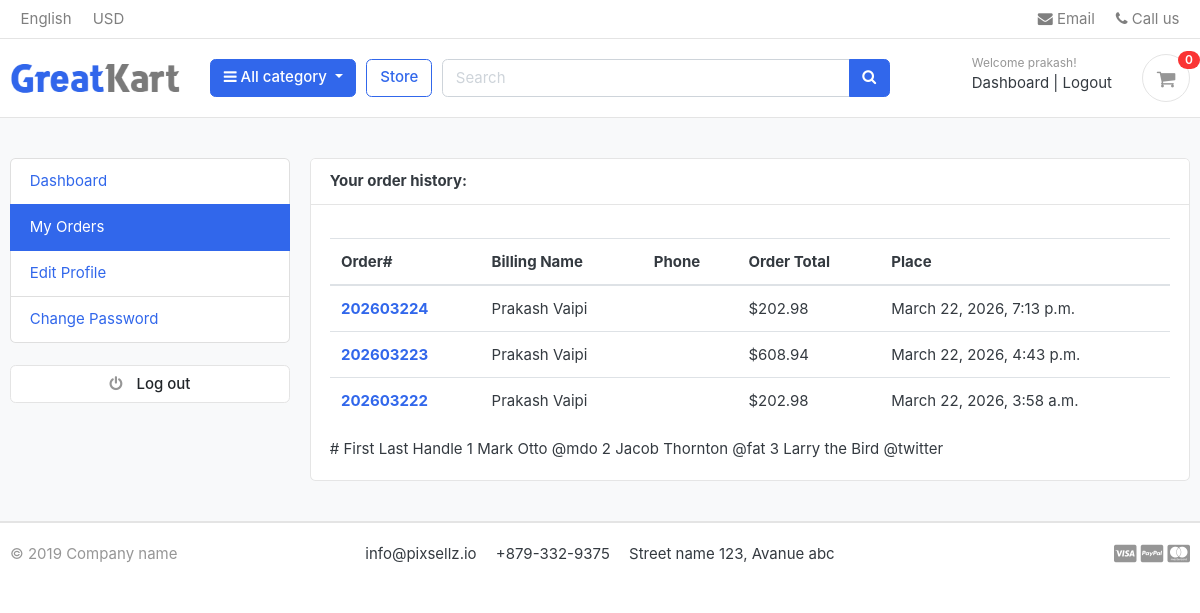
/accounts/my_orders/ (signed in), run on an earlier commit of the app's database.
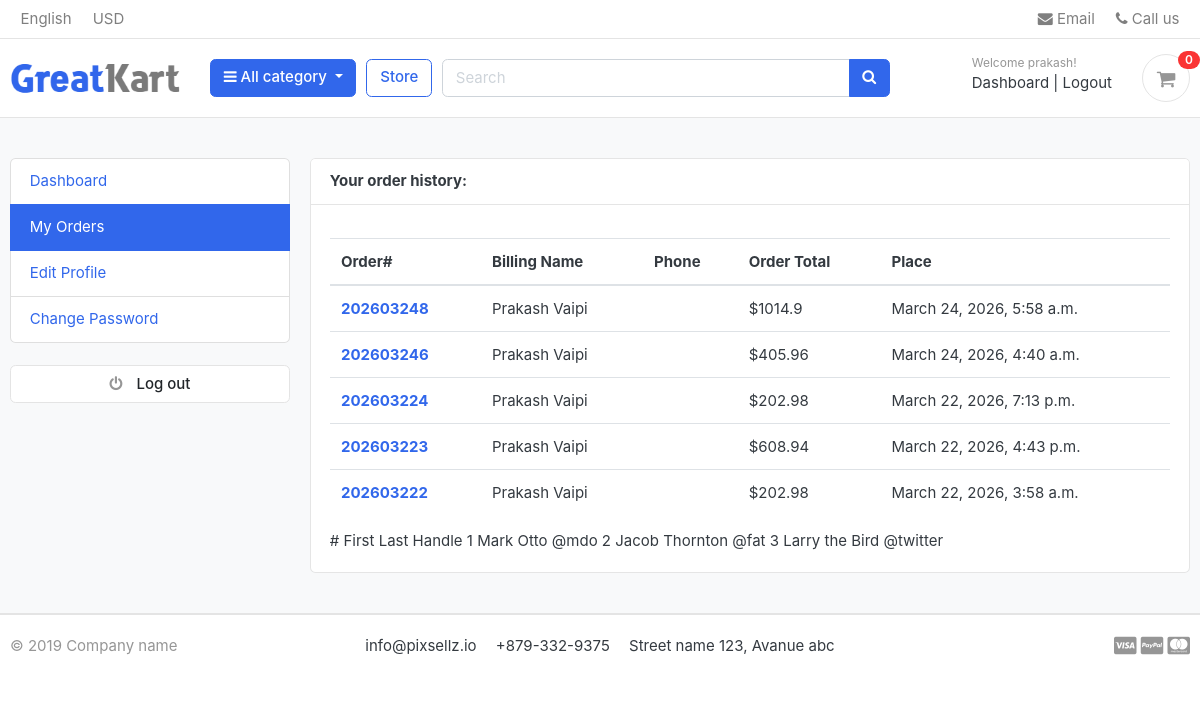
And on a later commit of the database.
### orders/models.py (models this page shows, shortened)
class Order(models.Model):
    STATUS = (
        ('New', 'New'),
        ('Accepted', 'Accepted'),
        ('Completed', 'Completed'),
        ('Cancelled', 'Cancelled'),
    )
    user = models.ForeignKey(Account, on_delete=models.SET_NULL, null=True)
    payment = models.ForeignKey(Payment, on_delete=models.SET_NULL, blank=True, null=True)
    order_number = models.CharField(max_length=20)
    first_name = models.CharField(max_length=50)
    last_name = models.CharField(max_length=50)
    phone = models.CharField(max_length=15)
    email = models.EmailField(max_length=50)
    address_line_1 = models.CharField(max_length=50)
    address_line_2 = models.CharField(max_length=50, blank=True)
    country = models.CharField(max_length=50)
    state = models.CharField(max_length=50)
    city = models.CharField(max_length=50)
    order_note = models.CharField(max_length=100, blank=True)
    order_total = models.FloatField()
    tax = models.FloatField()
    status = models.CharField(max_length=10, choices=STATUS, default='New')
    ip = models.CharField(blank=True, max_length=20)
    is_ordered = models.BooleanField(default=False)
    created_at = models.DateTimeField(auto_now_add=True)
    updated_at = models.DateTimeField(auto_now=True)
    def full_name(self):
        return f'{self.first_name} {self.last_name}'

### accounts/views.py (the view)
# urls.py: path('my_orders/',views.my_orders,name='my_orders'),
def my_orders(request):
    orders = Order.objects.filter(user=request.user, is_ordered=True).order_by('-created_at')
    context= {
        'orders':orders,
    }
    return render(request,'accounts/my_orders.html',context)

### carts/context_processors.py (called while the page is built)
def counters(request):
    cart_count = 0
    if 'admin' in request.path:
        return {}
    else:
        try:
            cart = Cart.objects.filter(cart_id =_cart_id(request))
            if request.user.is_authenticated:
                cart_items = CartItem.objects.all().filter(user= request.user)
            else:
                cart_items = CartItem.objects.all().filter(cart = cart[:1])
            for cart_item in cart_items:
                cart_count += cart_item.quantity
        except Cart.DoesNotExist:
            cart_count = 0
    return dict( cart_count = cart_count )

### carts/views.py (called while the page is built)
def _cart_id(request):
    cart = request.session.session_key
    if not cart:
        cart = request.session.create()
    return cart

### category/context_processors.py (called while the page is built)
def menu_links(request):
    links=Category.objects.all()
    return dict(links =links)

### category/models.py (called while the page is built)
    def get_url(self):
        return reverse('products_by_category', args = [self.slug])

### templates/accounts/my_orders.html (shortened to what this page needs)
{% extends "base.html" %}
{% block content %}
<section class="section-conten padding-y bg">
<div class="container">
	<div class="row">
		{% include 'includes/dashboard_sidebar.html' %}
	<main class="col-md-9">
		<article class="card">
		<header class="card-header">
			<strong class="d-inline-block mr-3">Your order history:</strong>
		</header>
		<div class="card-body">
			<div class="row">
			<div class = "col-md-12">
				<table class="table table-hover">
					<table class="table table-hover">
  <thead>
    <tr>
      <th scope="col">Order#</th>
      <th scope="col">Billing Name</th>
      <th scope="col">Phone</th>
      <th scope="col">Order Total</th>
	  <th scope="col">Place</th>
    </tr>
  </thead>
  <tbody>
	{% for order in orders %}
    <tr>
      <th scope="row"><a href="{% url 'order_detail' order.order_number %}">{{ order.order_number }}</a></th>
      <td>{{order.full_name}}</td>
      <td>{{order.phone_number}}</td>
      <td>${{order.order_total}}</td>
      <td>{{order.created_at}}</td>
    </tr>
	{% endfor %}
  </tbody>
</table>
  <thead>
    <tr>
      <th scope="col">#</th>
      <th scope="col">First</th>
      <th scope="col">Last</th>
      <th scope="col">Handle</th>
    </tr>
  </thead>
  <tbody>
    <tr>
      <th scope="row">1</th>
      <td>Mark</td>
      <td>Otto</td>
      <td>@mdo</td>
    </tr>
    <tr>
      <th scope="row">2</th>
      <td>Jacob</td>
      <td>Thornton</td>
      <td>@fat</td>
    </tr>
    <tr>
      <th scope="row">3</th>
      <td colspan="2">Larry the Bird</td>
      <td>@twitter</td>
    </tr>
  </tbody>
</table>
			</div>
			</div>
		</div>
		</article>
	</main>
</div>
</div>
</section>
{% endblock %}

What changed in the data, as far as the page shows it:
added Order: order_number "202603248", full_name "Prakash Vaipi", order_total "1014.9", created_at "March 24, 2026, 5:58 a.m."
added Order: order_number "202603246", full_name "Prakash Vaipi", order_total "405.96", created_at "March 24, 2026, 4:40 a.m."
